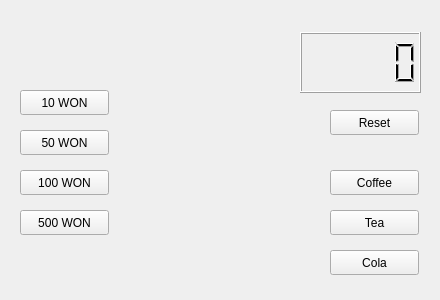
<?xml version="1.0" encoding="UTF-8"?>
<ui version="4.0">
 <class>Widget</class>
 <widget class="QWidget" name="Widget">
  <property name="enabled">
   <bool>true</bool>
  </property>
  <property name="geometry">
   <rect>
    <x>0</x>
    <y>0</y>
    <width>440</width>
    <height>300</height>
   </rect>
  </property>
  <property name="windowTitle">
   <string>Widget</string>
  </property>
  <widget class="QPushButton" name="pb10">
   <property name="geometry">
    <rect>
     <x>20</x>
     <y>90</y>
     <width>89</width>
     <height>25</height>
    </rect>
   </property>
   <property name="text">
    <string>10 WON</string>
   </property>
  </widget>
  <widget class="QPushButton" name="pb100">
   <property name="geometry">
    <rect>
     <x>20</x>
     <y>170</y>
     <width>89</width>
     <height>25</height>
    </rect>
   </property>
   <property name="text">
    <string>100 WON</string>
   </property>
  </widget>
  <widget class="QPushButton" name="pb500">
   <property name="geometry">
    <rect>
     <x>20</x>
     <y>210</y>
     <width>89</width>
     <height>25</height>
    </rect>
   </property>
   <property name="text">
    <string>500 WON</string>
   </property>
  </widget>
  <widget class="QPushButton" name="pb50">
   <property name="geometry">
    <rect>
     <x>20</x>
     <y>130</y>
     <width>89</width>
     <height>25</height>
    </rect>
   </property>
   <property name="text">
    <string>50 WON</string>
   </property>
  </widget>
  <widget class="QPushButton" name="pbTea">
   <property name="geometry">
    <rect>
     <x>330</x>
     <y>210</y>
     <width>89</width>
     <height>25</height>
    </rect>
   </property>
   <property name="text">
    <string>Tea</string>
   </property>
  </widget>
  <widget class="QPushButton" name="pbCola">
   <property name="geometry">
    <rect>
     <x>330</x>
     <y>250</y>
     <width>89</width>
     <height>25</height>
    </rect>
   </property>
   <property name="text">
    <string>Cola</string>
   </property>
  </widget>
  <widget class="QPushButton" name="pbCoffee">
   <property name="geometry">
    <rect>
     <x>330</x>
     <y>170</y>
     <width>89</width>
     <height>25</height>
    </rect>
   </property>
   <property name="text">
    <string>Coffee</string>
   </property>
  </widget>
  <widget class="QLCDNumber" name="lcdNumber">
   <property name="geometry">
    <rect>
     <x>300</x>
     <y>32</y>
     <width>121</width>
     <height>61</height>
    </rect>
   </property>
  </widget>
  <widget class="QPushButton" name="pbReset">
   <property name="geometry">
    <rect>
     <x>330</x>
     <y>110</y>
     <width>89</width>
     <height>25</height>
    </rect>
   </property>
   <property name="text">
    <string>Reset</string>
   </property>
  </widget>
  <zorder>pb10</zorder>
  <zorder>pb100</zorder>
  <zorder>pb500</zorder>
  <zorder>pb50</zorder>
  <zorder>pbCola</zorder>
  <zorder>pbTea</zorder>
  <zorder>pbCoffee</zorder>
  <zorder>lcdNumber</zorder>
  <zorder>pbReset</zorder>
 </widget>
 <layoutdefault spacing="6" margin="11"/>
 <resources/>
 <connections/>
</ui>
